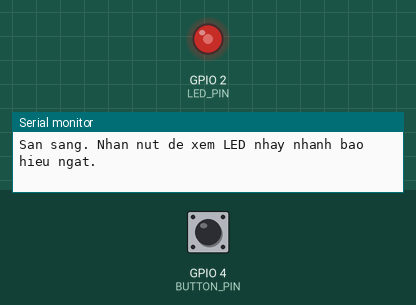
Recording of a program running on a simulated ESP32. On the bench: output pins drawn as LEDs (lit = HIGH), the last lines printed to the serial monitor. The inputs (shaded band) are chosen by the test bench; at power-on: GPIO 4 (BUTTON_PIN) HIGH.

Above: at 1.29 s.
1.3 s: GPIO 4 (BUTTON_PIN) pulled LOW for 0.15 s
At 2.13 s:
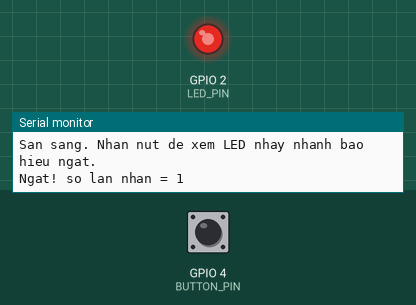
4.3 s: GPIO 4 (BUTTON_PIN) pulled LOW for 1 s
At 4.45 s:
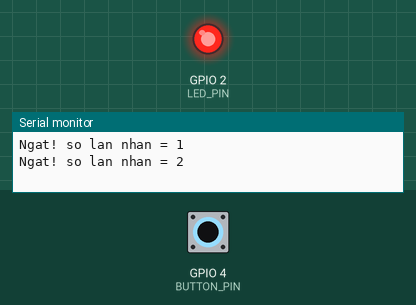
Timing chart, 0 to 13.3 s (numbered marks = the images above; inputs shaded):
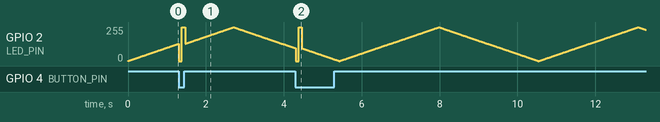

The program:

main.cpp
```cpp
// BAI 1b - LED fading, CO ngat ngoai: nut phan hoi NGAY bang mot cai chop LED
#include <Arduino.h>
#include "pwm_compat.h"

#define BUTTON_PIN 4
#define LED_PIN 2

volatile bool buttonPressed = false;
volatile uint32_t pressCount = 0;

void IRAM_ATTR handleInterrupt() {
  pressCount++;          // ISR ngan gon: chi dem + dat co
  buttonPressed = true;
}

void setup() {
  Serial.begin(115200);
  pinMode(BUTTON_PIN, INPUT_PULLUP);
  pwmBegin(LED_PIN, 0, 5000, 8);
  attachInterrupt(digitalPinToInterrupt(BUTTON_PIN), handleInterrupt, FALLING);
  Serial.println("San sang. Nhan nut de xem LED nhay nhanh bao hieu ngat.");
}

void loop() {
  static int brightness = 0, step = 1;
  if (buttonPressed) {
    buttonPressed = false;
    Serial.printf("Ngat! so lan nhan = %lu\n", (unsigned long)pressCount);
    pwmWrite(LED_PIN, 0, 0);   delay(80);   // nhay tat nhanh
    pwmWrite(LED_PIN, 0, 255); delay(80);   // nhay sang nhanh
  }
  brightness += step;
  if (brightness <= 0 || brightness >= 255) step = -step;
  pwmWrite(LED_PIN, 0, brightness);
  delay(10);
}
```

pwm_compat.h
```cpp
#pragma once
#include <Arduino.h>

// Chay duoc ca Arduino-ESP32 core 2.x va 3.x
#if defined(ESP_ARDUINO_VERSION_MAJOR) && ESP_ARDUINO_VERSION_MAJOR >= 3
  inline void pwmBegin(uint8_t pin, uint8_t ch, uint32_t freq, uint8_t bits) { ledcAttach(pin, freq, bits); }
  inline void pwmWrite(uint8_t pin, uint8_t ch, uint32_t duty)               { ledcWrite(pin, duty); }
#else
  inline void pwmBegin(uint8_t pin, uint8_t ch, uint32_t freq, uint8_t bits) { ledcSetup(ch, freq, bits); ledcAttachPin(pin, ch); }
  inline void pwmWrite(uint8_t pin, uint8_t ch, uint32_t duty)               { ledcWrite(ch, duty); }
#endif
```
